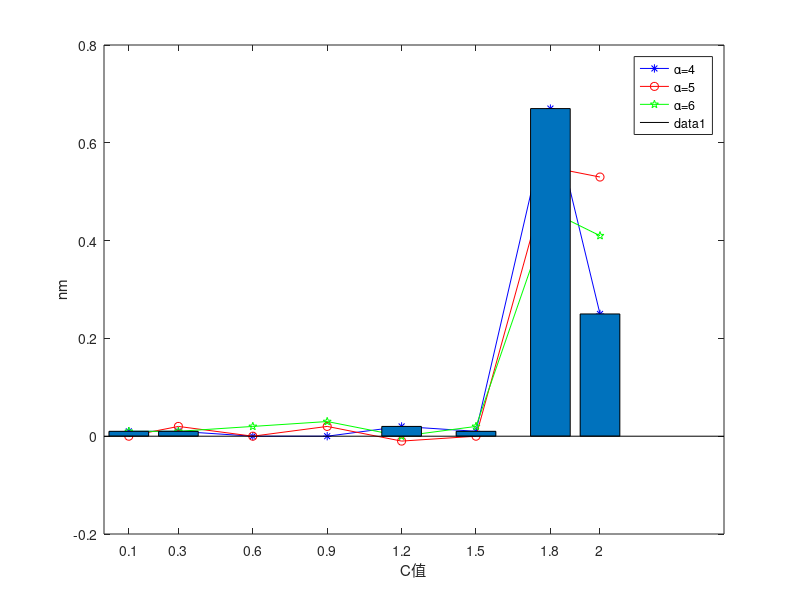

Here is the MATLAB script that generated this plot:
%% 制折线图

x = [0.1,0.3,0.6,0.9,1.2,1.5,1.8,2];  % c值
y1 = [0.01,0.01,0,0,0.02,0.01,0.67,0.25];  % α=4
y2 = [0,0.02,0,0.02,-0.01,0,0.55,0.53];  % α=5
y3 = [0.01,0.01,0.02,0.03,0,0.02,0.46,0.41];  % α=6



plot(x,y1,'-*b');
hold on ;
plot(x,y2,'-or');
plot(x,y3,'-pg');
legend('α=4','α=5','α=6');
xlabel('C值');
ylabel('nm');

set(gca,'XTick', [0.1,0.3,0.6,0.9,1.2,1.5,1.8,2]);
% set(gca,'XTickLabel',{'0.1','0.3','0.6','0.9','1.2','1.5','1.8','2'});
% set(gca,'YTick',[0:0.01:1]);
bar(x,y1);